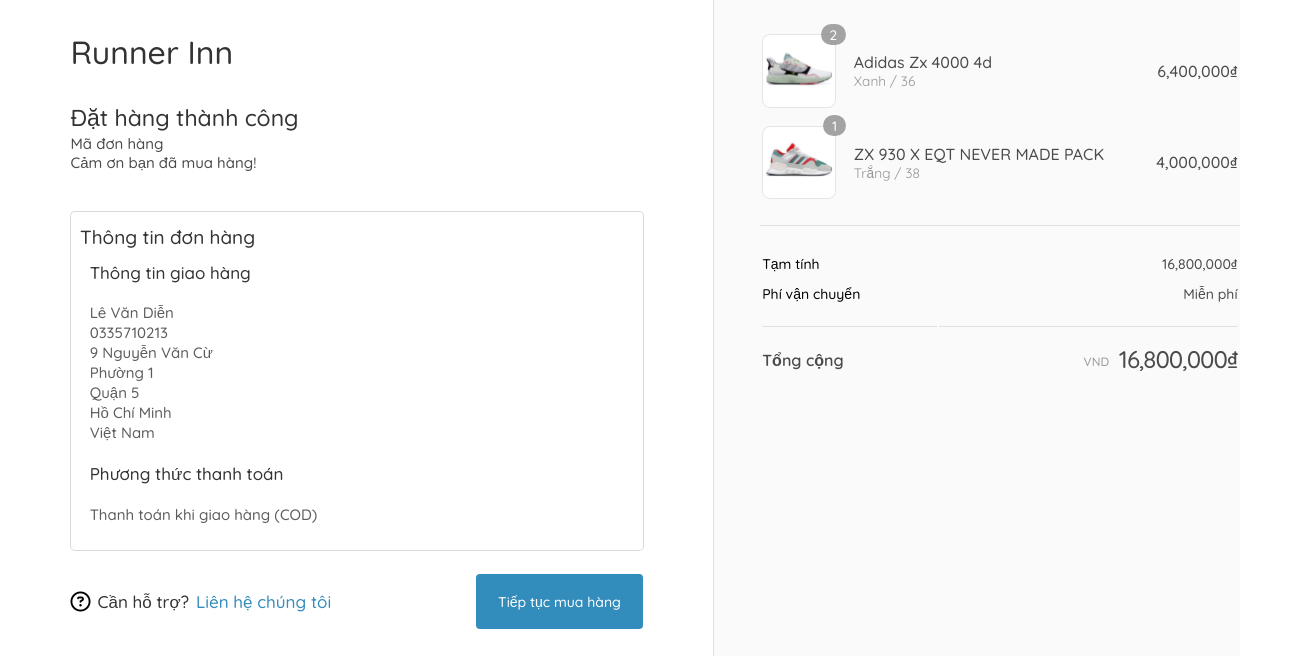
The app's page /src/ordersuccess.php (signed in) with its own data.
### tables this page shows
CREATE TABLE `diachi` (
  `makhachhang` int(11) DEFAULT NULL,
  `tenduong` varchar(256) DEFAULT NULL,
  `phuong` varchar(256) DEFAULT NULL,
  `quan` varchar(256) DEFAULT NULL,
  `thanhpho` varchar(256) DEFAULT NULL,
  `quocgia` varchar(256) NOT NULL,
  `macdinh` int(11) DEFAULT NULL
);

CREATE TABLE `khachhang` (
  `makhachhang` int(11) NOT NULL,
  `tenkhachhang` varchar(50) DEFAULT NULL,
  `email` varchar(256) DEFAULT NULL,
  `sdt` varchar(11) DEFAULT NULL,
  `tentk` varchar(256) DEFAULT NULL,
  `matkhau` int(11) DEFAULT NULL,
  `khoa` int(2) DEFAULT NULL
);

CREATE TABLE `sanpham` (
  `masp` int(11) NOT NULL,
  `tensp` varchar(256) DEFAULT NULL,
  `mota` varchar(256) DEFAULT NULL,
  `giatien` int(11) DEFAULT NULL,
  `mathuonghieu` int(11) DEFAULT NULL,
  `maloai` int(11) DEFAULT NULL,
  `madanhmuc` int(11) DEFAULT NULL,
  `soluong` int(11) DEFAULT NULL,
  `an` int(2) DEFAULT NULL
);

### src/ordersuccess.php (the view, shortened to what this page needs)
<!DOCTYPE html>
<html lang="en">
<head>
    <link rel="stylesheet" href="/asset/css/payment.css">
    <link rel="stylesheet" href="../asset/font/awesome-6-pro/css/all.css">
</head>
<body>
    <?php
    $db = new PDO("mysql:host=localhost;dbname=runnerinn", "root", "");
    ?>
    <div class="row">
        <div class="main">
            <div class="main-header">
                <a href="">
                    <h1>Runner Inn</h1>
                </a>
            </div>
            <div class="main-content">
                <div class="section">
                    <div class="section-header">
                        <div class="success">
                        </div>
                        <div class="header-os">
                            <h2>Đặt hàng thành công</h2>
                            <span>Mã đơn hàng</span>
                            <span>Cảm ơn bạn đã mua hàng!</span>
                        </div>
                    </div>
                    <div class="section-info">
                        <div class="content-box">
                            <div class="content-box-title">
                                <h2>Thông tin đơn hàng</h2>
                            </div>
                            <div class="content-box-info">
                                <?php
                                $user = $db->prepare("SELECT * from khachhang,diachi where khachhang.makhachhang = diachi.makhachhang and diachi.makhachhang = :userID and diachi.macdinh = 1");
                                $user->bindParam(":userID", $_SESSION["userID"]);
                                $user->execute();
                                $infoUser = $user->fetch(PDO::FETCH_ASSOC);
                                ?>
                                <h3>Thông tin giao hàng</h3>
                                <br>
                                <p class="name-customer"><?php echo $infoUser["tenkhachhang"] ?></p>
                                <p class="phone-customer"><?php echo $infoUser["sdt"] ?></p>
                                <p class="apartment-customer"><?php echo $infoUser["tenduong"] ?></p>
                                <p class="ward-customer"><?php echo $infoUser["phuong"] ?></p>
                                <p class="district-customer"><?php echo $infoUser["quan"] ?></p>
                                <p class="city-customer"><?php echo $infoUser["thanhpho"] ?></p>
                                <p class="country-customer"><?php echo $infoUser["quocgia"] ?></p>
                                <br>
                                <h3>Phương thức thanh toán</h3>
                                <br>
                                <p>Thanh toán khi giao hàng (COD)</p>
                            </div>
                        </div>
                    </div>
                    <div class="step-footer">
                        <div class="contact">
                            <i class="fa-sharp fa-regular fa-circle-question"></i>
                            <p>Cần hỗ trợ?</p>
                            <a href="mailto:runnerinn@gmail.com">Liên hệ chúng tôi</a>
                        </div>
                        <div class="return-collection">
                            <a href="/controller/deleteAllCart.php" class="linkCollection"><button class="purchase">Tiếp tục mua hàng</button></a>
                        </div>
                    </div>
                </div>
            </div>
        </div>
        <div class="sidebar">
            <div class="sidebar-content">
                <div class="order-summary-section order-summary-section-product-list">
                    <table class="product-table">
                        <tbody>
                            <?php
                            $productCart = $db->prepare("SELECT distinct tensp, urlmain,giohang.soluong,kichthuoc,mausac,makhachhang,sanpham.masp,giatien from sanpham,giohang,hinhanhsp where sanpham.masp = giohang.masp and sanpham.masp = hinhanhsp.masp");
                            $productCart->execute();
                            $listProduct = $productCart->fetchAll(PDO::FETCH_ASSOC);
                            foreach ($listProduct as $row) {
                                if ($row["makhachhang"] == $_SESSION["userID"]) {
                            ?>
                                    <tr class="product" data-product-id="<?php echo $row["masp"] ?>">
                                        <td class="product-image">
                                            <div class="product-thumbnail">
                                                <div class="product-thumbnail-wrapper">
                                                    <img class="product-thumbnail-image" alt="<?php echo $row["tensp"] ?>" src="<?php echo $row["urlmain"] ?>">
                                                </div>
                                                <span class="product-thumbnail-quantity" aria-hidden="true"><?php echo $row["soluong"] ?></span>
                                            </div>
                                        </td>
                                        <td class="product-description">
                                            <span class="product-description-name order-summary-emphasis"><?php echo $row["tensp"] ?></span>
                                            <span class="product-description-variant order-summary-small-text">
                                                <?php echo $row["mausac"] ?>&nbsp;/&nbsp;<?php echo $row["kichthuoc"] ?>
                                            </span>
                                        </td>
                                        <td class="product-price">
                                            <span class="order-summary-emphasis"><?php echo number_format($row["giatien"]) ?>₫</span>
                                        </td>
                                    </tr>
                            <?php }
                            } ?>
                        </tbody>
                    </table>
                </div>
                <div class="order-summary-section order-summary-section-total-lines payment-lines">
                    <table class="total-line-table">
                        <tbody>
                            <?php
                            $total = $db->prepare("SELECT sum(giatien*giohang.soluong) from giohang,sanpham where sanpham.masp =giohang.masp and makhachhang = :userID");
                            $total->bindParam(':userID', $_SESSION['userID']);
                            $total->execute();
                            $totalCart = $total->fetch(PDO::FETCH_ASSOC);
                            ?>
                            <tr class="total-line total-line-subtotal">
                                <td class="total-line-name">Tạm tính</td>
                                <td class="total-line-price">
                                    <span class="order-summary-emphasis" data-price-target="<?php echo number_format($totalCart["sum(giatien*giohang.soluong)"]) ?>">
                                        <?php echo number_format($totalCart["sum(giatien*giohang.soluong)"]) ?>₫
                                    </span>
                                </td>
                            </tr>
                            <tr class="total-line total-line-shipping">
                                <td class="total-line-name">Phí vận chuyển</td>
                                <td class="total-line-price">
                                    <span class="order-summary-emphasis">Miễn phí</span>
                                </td>
                            </tr>
                        </tbody>
                        <tfoot class="total-line-table-footer">
                            <tr class="total-line">
                                <td class="total-line-name payment-due-label">
                                    <span class="payment-due-label-total">Tổng cộng</span>
                                </td>
                                <td class="total-line-name payment-due">
                                    <span class="payment-due-currency">VND</span>
                                    <span class="payment-due-price" data-payment-target="<?php echo number_format($totalCart["sum(giatien*giohang.soluong)"]) ?>">
                                        <?php echo number_format($totalCart["sum(giatien*giohang.soluong)"]) ?>₫
                                    </span>
                                </td>
                            </tr>
                        </tfoot>
                    </table>
                </div>
            </div>
        </div>
    </div>
</body>
</html>

### records on screen
diachi: makhachhang.tenkhachhang "Lê Văn Diễn", makhachhang.sdt "0335710213", tenduong "9 Nguyễn Văn Cừ", phuong "Phường 1", quan "Quận 5", thanhpho "Hồ Chí Minh", quocgia "Việt Nam"
sanpham: shows a picture, soluong "2", tensp "Adidas Zx 4000 4d", mausac "Xanh", kichthuoc "36", giatien "6,400,000"
sanpham: shows a picture, soluong "1", tensp "ZX 930 X EQT NEVER MADE PACK", mausac "Trắng", kichthuoc "38", giatien "4,000,000"

### other values on screen
$totalCart["sum(giatien*giohang.soluong)"] "16,800,000"
